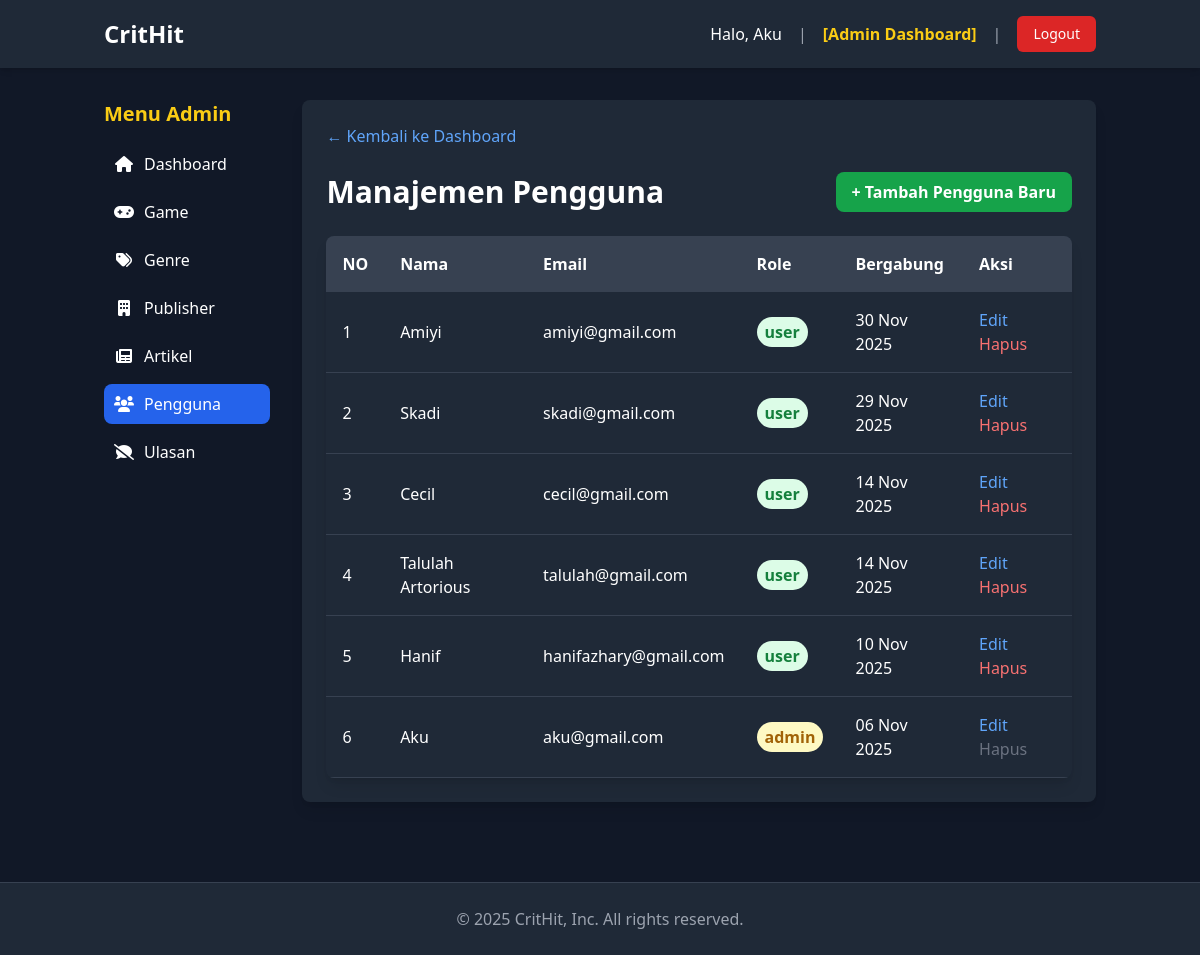
Page /admin/index.php?page=manage_users (signed in) on the earlier database version.
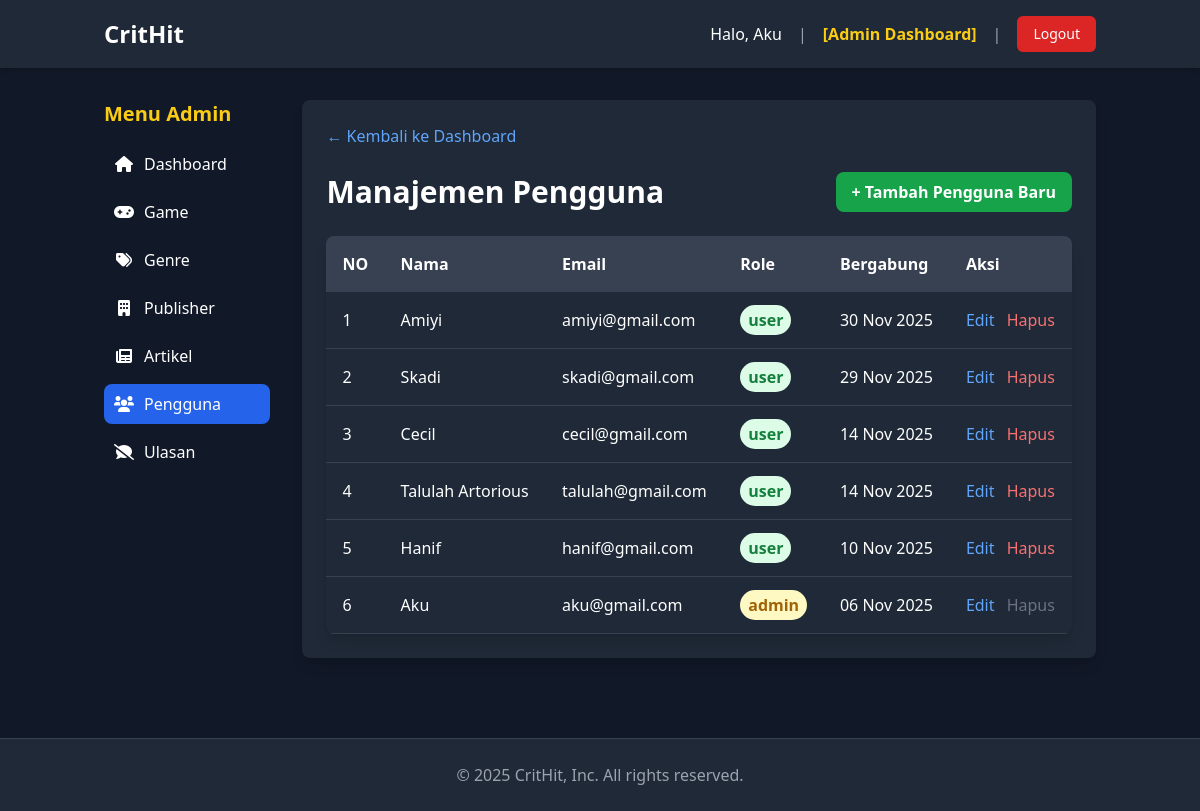
Same page on the later database version.
### tables this page shows
CREATE TABLE `users` (
  `id` int(11) NOT NULL,
  `name` varchar(100) NOT NULL,
  `email` varchar(255) NOT NULL,
  `password` varchar(255) NOT NULL,
  `role` enum('admin','user') NOT NULL DEFAULT 'user',
  `created_at` timestamp NOT NULL DEFAULT current_timestamp()
);

### admin/users/manage_users.php (the view, shortened to what this page needs)
<?php
$users = [];
try {
    $sql = "SELECT id, name, email, role, created_at FROM users ORDER BY created_at DESC";
    $stmt = $pdo->prepare($sql);
    $stmt->execute();
    $users = $stmt->fetchAll();
} catch (PDOException $e) {
    $error_db = "Error mengambil data pengguna: " . $e->getMessage();
}
$current_admin_id = $_SESSION['user_id'];
?>
<a href="index.php?page=dashboard" class="text-blue-400 hover:text-blue-300 mb-6 inline-block">&larr; Kembali ke Dashboard</a>
<div class="flex justify-between items-center mb-6">
    <h1 class="text-3xl font-bold">Manajemen Pengguna</h1>
    <a href="index.php?page=user_tambah" class="bg-green-600 text-white px-4 py-2 rounded-lg font-bold hover:bg-green-700">
        + Tambah Pengguna Baru
    </a>
</div>
<div class="bg-gray-800 rounded-lg shadow-lg overflow-hidden">
    <table class="w-full">
        <thead class="bg-gray-700">
            <tr>
                <th class="p-4 text-left">NO</th>
                <th class="p-4 text-left">Nama</th>
                <th class="p-4 text-left">Email</th>
                <th class="p-4 text-left">Role</th>
                <th class="p-4 text-left">Bergabung</th>
                <th class="p-4 text-left">Aksi</th>
            </tr>
        </thead>
        <tbody>
            <?php if (empty($users)): ?>
                <tr>
                    <td colspan="6" class="p-4 text-center text-gray-400">
                        Belum ada pengguna yang terdaftar.
                    </td>
                </tr>
            <?php else:
                $no = 1;
                foreach ($users as $user): ?>
                    <tr class="border-b border-gray-700 hover:bg-gray-700">
                        <td class="p-4"><?php echo htmlspecialchars($no); ?></td>
                        <td class="p-4 font-medium"><?php echo htmlspecialchars($user['name']); ?></td>
                        <td class="p-4"><?php echo htmlspecialchars($user['email']); ?></td>
                        <td class="p-4">
                            <?php if ($user['role'] == 'admin'): ?>
                                <span class="px-2 py-1 font-semibold leading-tight text-yellow-700 bg-yellow-100 rounded-full">
                                    <?php echo $user['role']; ?>
                                </span>
                            <?php else: ?>
                                <span class="px-2 py-1 font-semibold leading-tight text-green-700 bg-green-100 rounded-full">
                                    <?php echo $user['role']; ?>
                                </span>
                            <?php endif; ?>
                        </td>
                        <td class="p-4"><?php echo date('d M Y', strtotime($user['created_at'])); ?></td>
                        <td class="p-4">
                            <a href="index.php?page=user_edit&id=<?php echo $user['id']; ?>" class="text-blue-400 hover:text-blue-300 mr-2">Edit</a>
                            <?php
                            if ($user['id'] != $current_admin_id):
                            ?>
                                <a href="index.php?page=user_hapus&id=<?php echo $user['id']; ?>" class="text-red-400 hover:text-red-300" onclick="return confirm('Anda yakin ingin menghapus pengguna ini? Semua ulasan dan data terkaitnya AKAN HILANG.');">Hapus</a>
                            <?php else: ?>
                                <span class="text-gray-500 cursor-not-allowed">Hapus</span>
                            <?php endif; ?>
                        </td>
                    </tr>
                    <?php $no++; ?>
                <?php endforeach; ?>
            <?php endif; ?>
        </tbody>
    </table>
</div>

### admin/index.php (shortened to what this page needs)
<?php
$page = $_GET['page'] ?? 'dashboard';
?>
<!DOCTYPE html>
<html lang="id" class="dark">
<head>
    <link rel="stylesheet" href="https://cdnjs.cloudflare.com/ajax/libs/font-awesome/6.0.0-beta3/css/all.min.css">
    <script src="../assets/js/tailwind.js"></script>
</head>
<body class="bg-gray-900 text-white font-sans">
    <?php
        include '../template/header.php';
    ?>
    <div class="container mx-auto px-4 py-8 flex">
        <aside class="w-1/4 lg:w-1/5 pr-8">
            <h2 class="text-xl font-bold mb-4 text-yellow-400">Menu Admin</h2>
            <nav class="flex flex-col space-y-2">
                <a href="index.php?page=dashboard"
                   class="flex items-center p-2 rounded-lg <?php echo ($page === 'dashboard') ? 'bg-blue-600' : 'hover:bg-gray-700'; ?>">
                   <i class="fas fa-home w-6 text-center mr-2"></i> Dashboard
                </a>
                <a href="index.php?page=manage_games"
                   class="flex items-center p-2 rounded-lg <?php echo (strpos($page, 'game') !== false) ? 'bg-blue-600' : 'hover:bg-gray-700'; ?>">
                   <i class="fas fa-gamepad w-6 text-center mr-2"></i> Game
                </a>
                <a href="index.php?page=manage_genres"
                   class="flex items-center p-2 rounded-lg <?php echo (strpos($page, 'genre') !== false) ? 'bg-blue-600' : 'hover:bg-gray-700'; ?>">
                   <i class="fas fa-tags w-6 text-center mr-2"></i> Genre
                </a>
                <a href="index.php?page=manage_publishers"
                   class="flex items-center p-2 rounded-lg <?php echo (strpos($page, 'publisher') !== false) ? 'bg-blue-600' : 'hover:bg-gray-700'; ?>">
                   <i class="fas fa-building w-6 text-center mr-2"></i> Publisher
                </a>
                <a href="index.php?page=manage_articles"
                   class="flex items-center p-2 rounded-lg <?php echo (strpos($page, 'article') !== false) ? 'bg-blue-600' : 'hover:bg-gray-700'; ?>">
                   <i class="fas fa-newspaper w-6 text-center mr-2"></i> Artikel
                </a>
                <a href="index.php?page=manage_users"
                   class="flex items-center p-2 rounded-lg <?php echo (strpos($page, 'user') !== false) ? 'bg-blue-600' : 'hover:bg-gray-700'; ?>">
                   <i class="fas fa-users w-6 text-center mr-2"></i> Pengguna
                </a>
                <a href="index.php?page=manage_reviews"
                   class="flex items-center p-2 rounded-lg <?php echo (strpos($page, 'review') !== false) ? 'bg-blue-600' : 'hover:bg-gray-700'; ?>">
                   <i class="fas fa-comment-slash w-6 text-center mr-2"></i> Ulasan
                </a>
            </nav>
        </aside>
        <main class="w-3/4 lg:w-4/5 bg-gray-800 p-6 rounded-lg shadow-lg">
            <?php
            $allowed_pages = [
                'dashboard' => 'dashboard_home.php',
                'manage_games' => 'games/manage_games.php',
                'game_tambah' => 'games/game_tambah.php',
                'game_edit' => 'games/game_edit.php',
                'game_hapus' => 'games/game_hapus.php',
                'manage_genres' => 'genres/manage_genres.php',
                'genre_tambah' => 'genres/genre_tambah.php',
                'genre_edit' => 'genres/genre_edit.php',
                'genre_hapus' => 'genres/genre_hapus.php',
                'manage_publishers' => 'publisher/manage_publishers.php',
                'publisher_tambah' => 'publisher/publisher_tambah.php',
                'publisher_edit' => 'publisher/publisher_edit.php',
                'publisher_hapus' => 'publisher/publisher_hapus.php',
                'manage_articles' => 'article/manage_articles.php',
                'article_tambah' => 'article/article_tambah.php',
                'article_edit' => 'article/article_edit.php',
                'article_hapus' => 'article/article_hapus.php',
                'manage_users' => 'users/manage_users.php',
                'user_tambah' => 'users/user_tambah.php',
                'user_edit' => 'users/user_edit.php',
                'user_hapus' => 'users/user_hapus.php',
                'manage_reviews' => 'reviews/manage_reviews.php',
                'review_hapus' => 'reviews/review_hapus.php'
            ];
            if (array_key_exists($page, $allowed_pages)) {
                include $allowed_pages[$page];
            } else {
                include 'dashboard_home.php';
            }
            ?>
        </main>
    </div>
    <?php
        include '../template/footer.php';
    ?>
</body>
</html>

### template/header.php (shortened to what this page needs)
<?php
$is_logged_in = isset($_SESSION['user_id']);
$user_name = $_SESSION['user_name'] ?? 'Tamu';
$user_role = $_SESSION['user_role'] ?? 'user';
?>
<script src="assets/js/tailwind.js"></script>
<link rel="stylesheet" href="https://cdnjs.cloudflare.com/ajax/libs/font-awesome/6.0.0-beta3/css/all.min.css">
<header class="bg-gray-800 shadow-md">
    <nav class="container mx-auto px-4 py-4 flex justify-between items-center">
        <a href="/CritHit/" class="text-2xl font-bold text-white">
            CritHit
        </a>
        <div class="flex items-center space-x-4">
            <?php if ($is_logged_in): ?>
                <span class="text-white">Halo, <?php echo htmlspecialchars($user_name); ?></span>
                <span class="text-gray-400">|</span>
                <?php
                if ($user_role === 'admin'):
                ?>
                    <a href="admin/index.php" class="text-yellow-400 font-bold hover:text-yellow-300">
                        [Admin Dashboard]
                    </a>
                <?php else: ?>
                    <a href="favorites.php" class="text-gray-300 hover:text-white">
                        Favorit Saya
                    </a>
                <?php endif; ?>
                <span class="text-gray-400">|</span>
                <a href="/CritHit/logout.php" class="bg-red-600 text-white px-4 py-2 rounded-md text-sm font-medium hover:bg-red-700">
                    Logout
                </a>
            <?php endif; ?>
        </div>
    </nav>
</header>

### template/footer.php
<footer class="bg-gray-800 border-t border-gray-700 mt-12">
    <div class="container mx-auto px-4 py-6 text-center">
        <p class="text-gray-400">
            &copy; <?php echo date('Y'); ?> CritHit, Inc. All rights reserved.
        </p>
    </div>
</footer>

Differences in the rows shown:
changed users "Hanif": email "hanifazhary@gmail.com" → "hanif@gmail.com"
